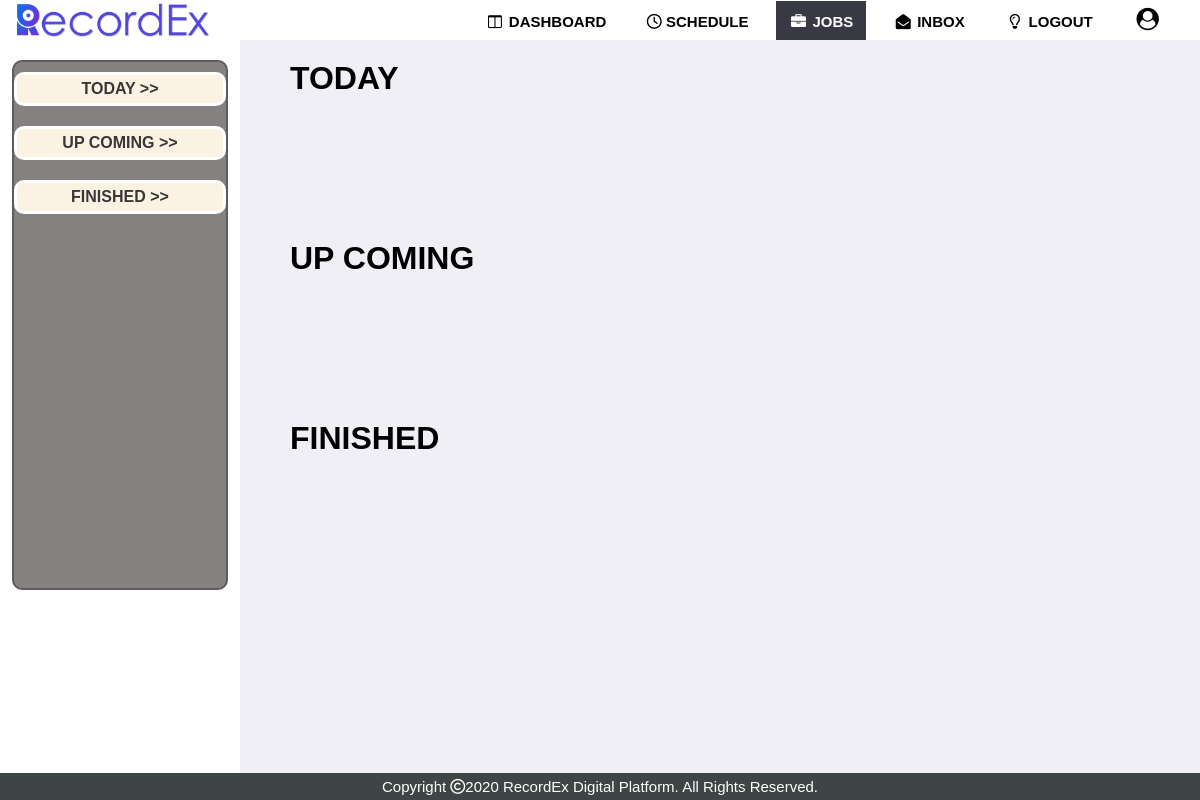
The page /view/studio/cust_request.php (signed in) on the database as committed earlier.
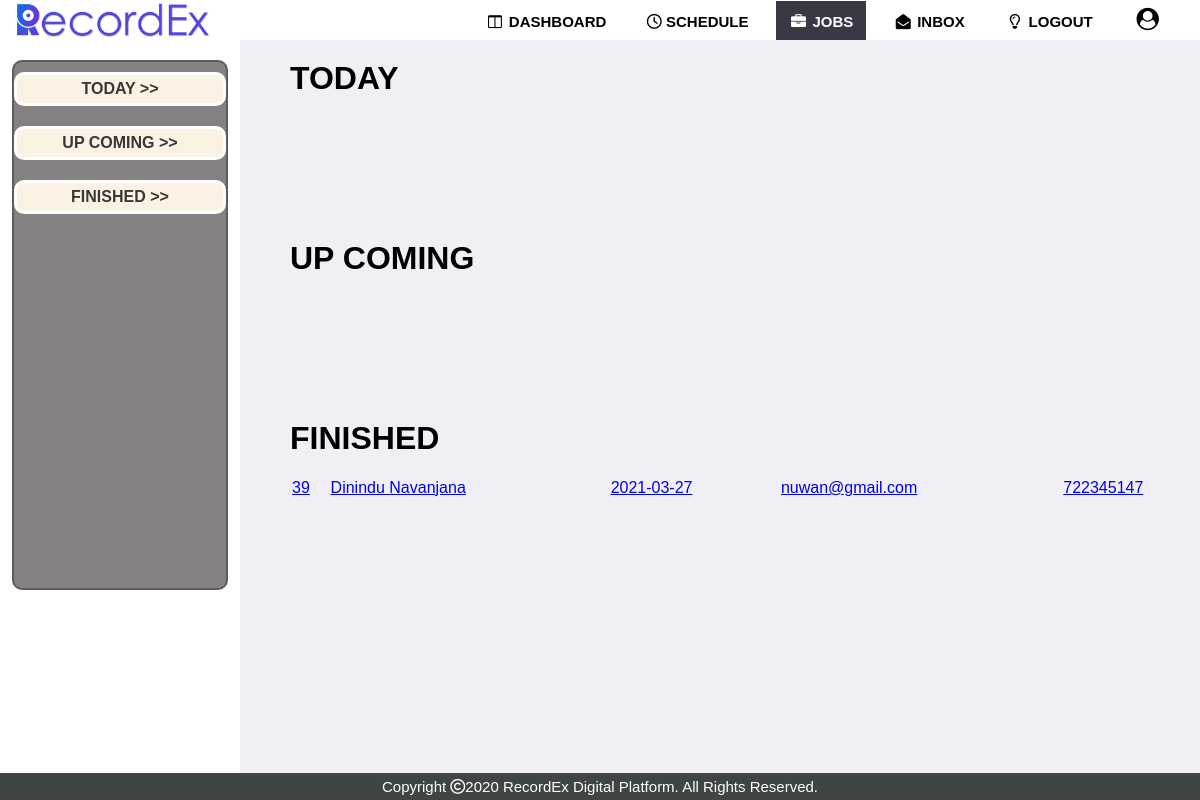
The same page on the database as committed later.
### tables this page shows
CREATE TABLE `reserved_job` (
  `job_id` int(5) NOT NULL,
  `c_id` int(5) NOT NULL,
  `studio_id` int(5) NOT NULL,
  `date` date NOT NULL,
  `choose_time` timestamp NULL DEFAULT NULL,
  `isplaced` int(1) NOT NULL DEFAULT 0
);

CREATE TABLE `customer` (
  `c_id` int(6) NOT NULL,
  `first_name` varchar(60) NOT NULL,
  `last_name` varchar(60) NOT NULL,
  `email` varchar(60) NOT NULL,
  `tele_no` int(10) NOT NULL,
  `password` varchar(60) NOT NULL,
  `email_verified` tinyint(1) NOT NULL DEFAULT 0,
  `blocked` int(1) NOT NULL DEFAULT 0,
  `image` varchar(500) NOT NULL,
  `status` varchar(10) NOT NULL DEFAULT 'Active now'
);

### view/studio/cust_request.php (the view, shortened to what this page needs)
<?php
require_once('../../inc/connection.php');
$today = date("Y-m-d");
$s_id = $_SESSION['user_id'];
$query3 = "SELECT * FROM reserved_job WHERE studio_id = $s_id AND isplaced = 1 AND date < '$today'";
$result_set3 = mysqli_query($connection,$query3);
?>
<!DOCTYPE html>
<html>
<head>
	<link rel="stylesheet" type="text/css" href="../../css/studio/cust_request.css">
</head>
<body>
  <?php require_once('../../inc/stu_dash_navbar.php');?>
  <div class="secondary">
    <div class="btnbox">
	  <a href="#today">Today >></a>
	  <a href="#upcoming">Up Coming >></a>
	  <a href="#finish">Finished >></a>
	</div>
  </div>
  <div class="primary">
		  <div class="ro1">
			<h1 id="today" style="margin-left: 40px;">TODAY</h1>
		  </div>
		  <div class="ro2">
			<h1 id="upcoming" style="margin-left: 40px;">UP COMING</h1>
		  </div>
		  <div class="ro3">
			<h1 id="finished" style="margin-left: 40px;">FINISHED</h1>
			<?php
			  echo "<table>";
			  while($row3=mysqli_fetch_assoc($result_set3)){
				$c_id = $row3['c_id'];
				$query11 = "SELECT *  FROM customer WHERE c_id = $c_id";
				$result_set11 = mysqli_query($connection,$query11);
				$record11 = mysqli_fetch_assoc($result_set11);
				echo "<tr>";
				echo "<td><a title='Job ID' href='cust_request_view.php?job=$row3[job_id]&&status=3'>".$row3['job_id']."</a></td>";
				echo "<td><a href='cust_request_view.php?job=$row3[job_id]&&status=3'>".$record11['first_name']." ".$record11['last_name']."</a></td>";
				echo "<td><a title='Booking Date' href='cust_request_view.php?job=$row3[job_id]&&status=3'>".$row3['date']."</a></td>";
				echo "<td><a href='cust_request_view.php?job=$row3[job_id]&&status=3'>".$record11['email']."</a></td>";
				echo "<td><a href='cust_request_view.php?job=$row3[job_id]&&status=3'>".$record11['tele_no']."</a></td>";
				echo "</tr>";
			  }
			  echo "</table>";
			?>
		  </div>
		</div>
  <?php require_once('../../inc/minfooter.php'); ?>
</body>
</html>

### inc/stu_dash_navbar.php (shortened to what this page needs)
<head>
<link rel="stylesheet" href="https://cdnjs.cloudflare.com/ajax/libs/font-awesome/4.7.0/css/font-awesome.min.css">
</head>
<?php
$user_name="User";
 if(isset($_SESSION['username']) && isset($_SESSION['user_id'])){
      $user_name=$_SESSION['username'];
      $user_id=$_SESSION['user_id'];
      $query="SELECT * FROM studio WHERE studio_id = $user_id";
      $result_set = mysqli_query($connection,$query);
      if($result_set){
        $record =mysqli_fetch_assoc($result_set);
        $user_name=$record['studio_name'];
      }
   }
?>
<nav>
  <a class="logo" href="#"><img src="../../inc/logo3.png"></a>
  <ul>
  <?php $filename=basename($_SERVER['PHP_SELF'])?>
    <li><a href="../studio/studio_dash.php" <?php if($filename=='studio_dash.php')  echo "class=active"?>><i class="fa fa-fw fa-columns"></i> Dashboard</a></li>
    <li><a href="../studio/studio_schedule.php" <?php if($filename=='studio_schedule.php') echo "class=active"?>><i class="fa fa-clock-o"></i> Schedule</a></li>
    <li><a href="../../view/studio/cust_request.php" <?php if($filename=='cust_request.php' || $filename=='cust_request_view.php') echo "class=active"?>><i class="fa fa-fw fa-briefcase"></i> Jobs</a></li>
    <li><a href="../../view/studio/studio_inbox.php" <?php if($filename=='studio_inbox.php') echo "class=active"?>><i class="fa fa-fw fa-envelope-open"></i> Inbox</a></li>
    <li><a href="../../controller/logout.php"><i class="fa fa-fw fa-lightbulb-o"></i> Logout</a></li>
    <li><a id="user" title="<?php echo $user_name;?>" href="../studio/studio_profile.php" <?php if($filename=='studio_profile.php') echo "class=active"?>><i class="fa fa-fw fa-user-circle"></i></a></li>
  </ul>
</nav>

### inc/minfooter.php (shortened to what this page needs)
<head>
</head>
<footer>
  <div class="bottom">
    <center>
      <span class="credit">Copyright</span>
      <span class="far fa-copyright"></span><span>2020 RecordEx Digital Platform. All Rights Reserved.</span>
    </center>
  </div>
</footer>

### css/studio/cust_request.css (style rules this page uses)
body { margin: 0; padding: 0; font-family:sans-serif; overflow:auto; scroll-behavior: smooth; }
.secondary { padding-top: 40px; width: 20%; float: left; position: fixed; }
.btnbox { width: 90%; height: 530px; border: 2px solid rgba(82, 76, 76,0.7); border-radius: 10px; margin-top: 20px; margin-left: auto; margin-right: auto; display: block; background-color: rgba(82, 76, 76, 0.7); padding-bottom: 10px; }
.primary { background: rgba(223, 223, 235, 0.5); overflow: auto; width: 80%; float: right; box-sizing: border-box; padding: 10px; padding-top: 60px; min-height: 100vh; }
table { margin-left: 40px; margin-top: 20px; width: 100%; }
.ro1,.ro2,.ro3 { min-height: 180px; }
.primary a { text-decoration: underline; }
.btnbox a { width: 100%; padding: 5px 12px 5px 12px; background-color: rgb(252, 242, 227); margin-top: 10px; margin-bottom: 20px; margin-right: auto; display: block; text-decoration: none; font-family: Arial, Helvetica, sans-serif; font-weight: bold; text-transform: uppercase; color: rgb(56, 55, 55); text-align: center; border: 3px solid rgb(255, 255, 255); border-radius: 10px; }

### inc/stu_dash_navbar.php (style rules this page uses)
* { padding: 0; margin: 0; text-decoration: none; list-style: none; box-sizing: border-box; }
nav { background-color: white; height: 40px; width: 100%; position: fixed; overflow: hidden; z-index: 1; }
nav ul { float: right; margin-right: 20px; list-style: none; }
nav ul li { display: inline-block; line-height: 40px; margin: 0 5px; }
nav ul li a { font-family: sans-serif; color: black; font-size: 15px; padding: 12px 13px; text-transform: uppercase; font-weight: bold; }
#user { font-size:1.4em; }
nav a.logo { line-height: 40px; padding-left:15px; }
nav a.logo img { height: 40px; }
a.active { background-color: rgb(56,57,68); color: white; }

### inc/minfooter.php (style rules this page uses)
footer { margin: 0; padding: 0; font-family: 'poppins', sans-serif; position: fixed; color: white; left: 0; right: 0; bottom: 0; width: 100%; background: rgb(63,68,69); clear: both; }
.bottom center { text-align: center; padding: 5px; font-size: 0.9375rem; background: rgb(63,68,69);; }
.bottom center span { color: white; }

Rows that differ between the two databases and show on the page:
added reserved_job: job_id "39", c.first_name "Dinindu", c.last_name "Navanjana", date "2021-03-27", c.email "nuwan@gmail.com", c.tele_no "722345147"
